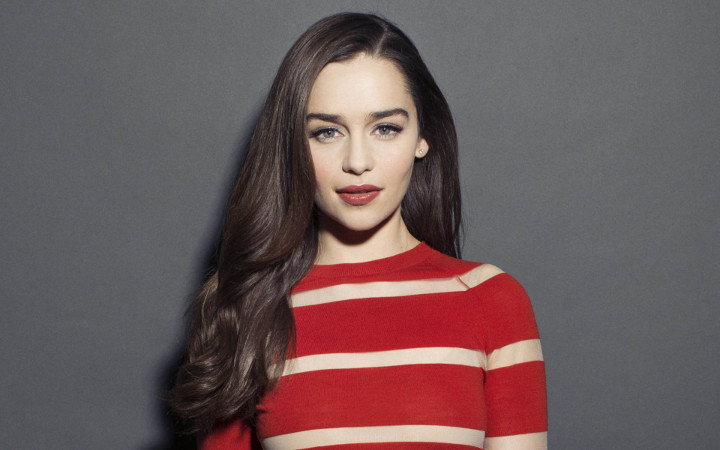
#> input picture emilia.jpg, 720 x 450 px
$ python double_thresholding.py emilia.jpg   (Python 2 division)
#> lines starting #> are read from the running program, lines starting #| are printed output that depends on the picture
#> further down, im is the input picture: shape (450, 720, 3); mean R, G, B 108.6, 89.7, 90.9
### gaussian_filter.py
from __future__ import division
from numpy import array, zeros, abs
from numpy.fft import fft2, ifft2
from PIL import Image
from matplotlib.pyplot import imshow, show, subplot, figure, gray, title, axis

def gaussian(im):
    b = array([[2, 4,  5,  2,  2],
               [4, 9,  12, 9,  4],
               [5, 12, 15, 12, 5],
               [4, 9,  12, 9,  4],
               [2, 4,  5,  4,  2]]) / 156;
    kernel = zeros(im.shape)
    kernel[:b.shape[0], :b.shape[1]] = b

    fim = fft2(im)
    fkernel = fft2(kernel)
    fil_im = ifft2(fim * fkernel)

    return abs(fil_im).astype(int)
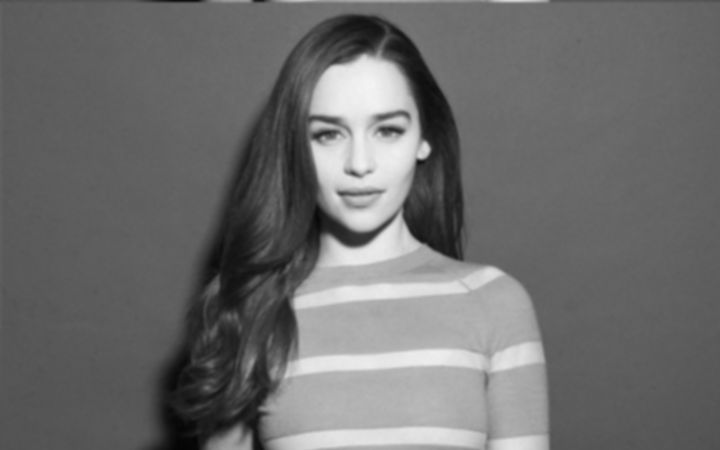
#> returned value: shape (450, 720) int64; min 5, max 244, mean 108.8

# [20 lines that do not run on import are left out]

### gradient.py
from __future__ import division
from gaussian_filter import gaussian
from numpy import array, zeros, abs, sqrt, arctan2, arctan, pi, real
from numpy.fft import fft2, ifft2
from PIL import Image
from matplotlib.pyplot import imshow, show, subplot, figure, gray, title, axis

def gradient(im):
    # Sobel operator
    op1 = array([[-1, 0, 1],
                 [-2, 0, 2],
                 [-1, 0, 1]])
    op2 = array([[-1, -2, -1],
                 [ 0,  0,  0],
                 [ 1,  2,  1]])
    kernel1 = zeros(im.shape)
    kernel1[:op1.shape[0], :op1.shape[1]] = op1
    kernel1 = fft2(kernel1)

    kernel2 = zeros(im.shape)
    kernel2[:op2.shape[0], :op2.shape[1]] = op2
    kernel2 = fft2(kernel2)

    fim = fft2(im)
    Gx = real(ifft2(kernel1 * fim)).astype(float)
    Gy = real(ifft2(kernel2 * fim)).astype(float)
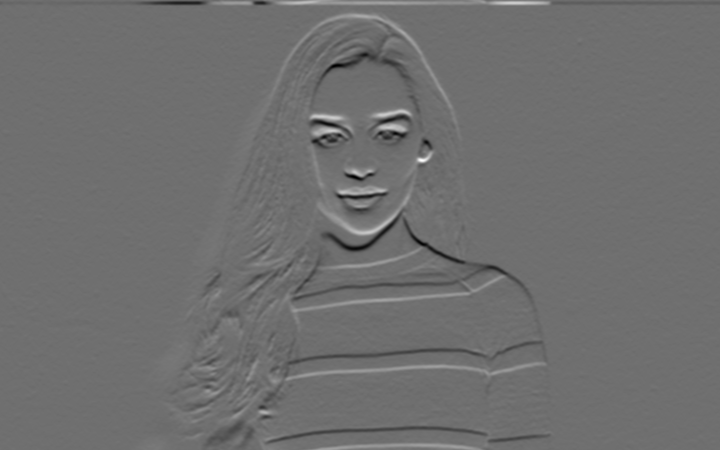
#> Gy: shape (450, 720) float64; min -312, max 402, mean 0; drawn with min black and max white

    G = sqrt(Gx**2 + Gy**2)
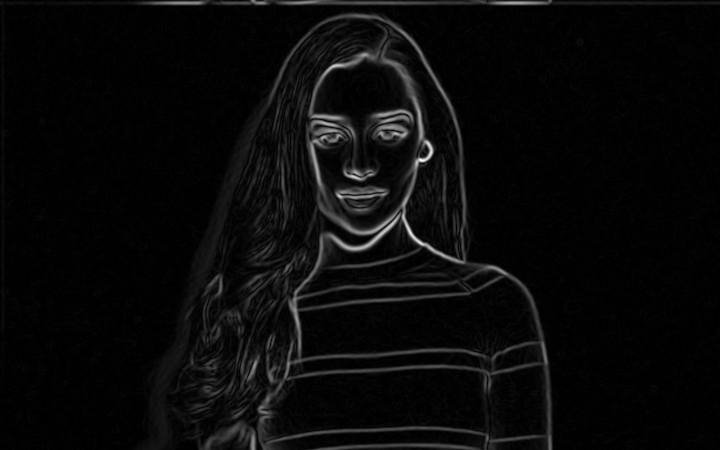
#> G: shape (450, 720) float64; min 0, max 405.6, mean 15.9; drawn with min black and max white
    Theta = arctan2(Gy, Gx) * 180 / pi
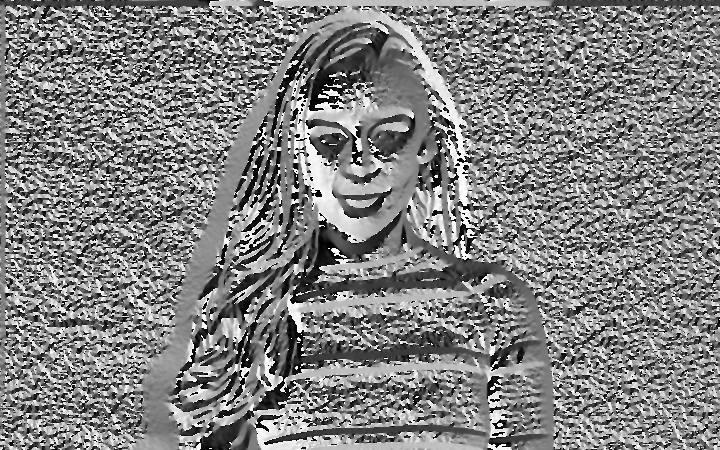
#> Theta: shape (450, 720) float64; min -180, max 180, mean 3.3; drawn with min black and max white
    return G, Theta

# [28 lines that do not run on import are left out]

### nonmax_suppression.py
from __future__ import division
from gaussian_filter import gaussian
from gradient import gradient
from numpy import array, zeros
from PIL import Image
from matplotlib.pyplot import imshow, show, subplot, figure, gray, title, axis

def maximum(det, phase):
  gmax = zeros(det.shape)
  for i in xrange(gmax.shape[0]):
    for j in xrange(gmax.shape[1]):
      if phase[i][j] < 0:
        phase[i][j] += 360

      if ((j+1) < gmax.shape[1]) and ((j-1) >= 0) and ((i+1) < gmax.shape[0]) and ((i-1) >= 0):
        # 0 degrees
        if (phase[i][j] >= 337.5 or phase[i][j] < 22.5) or (phase[i][j] >= 157.5 and phase[i][j] < 202.5):
          if det[i][j] >= det[i][j + 1] and det[i][j] >= det[i][j - 1]:
            gmax[i][j] = det[i][j]
        # 45 degrees
        if (phase[i][j] >= 22.5 and phase[i][j] < 67.5) or (phase[i][j] >= 202.5 and phase[i][j] < 247.5):
          if det[i][j] >= det[i - 1][j + 1] and det[i][j] >= det[i + 1][j - 1]:
            gmax[i][j] = det[i][j]
        # 90 degrees
        if (phase[i][j] >= 67.5 and phase[i][j] < 112.5) or (phase[i][j] >= 247.5 and phase[i][j] < 292.5):
          if det[i][j] >= det[i - 1][j] and det[i][j] >= det[i + 1][j]:
            gmax[i][j] = det[i][j]
        # 135 degrees
        if (phase[i][j] >= 112.5 and phase[i][j] < 157.5) or (phase[i][j] >= 292.5 and phase[i][j] < 337.5):
          if det[i][j] >= det[i - 1][j - 1] and det[i][j] >= det[i + 1][j + 1]:
            gmax[i][j] = det[i][j]
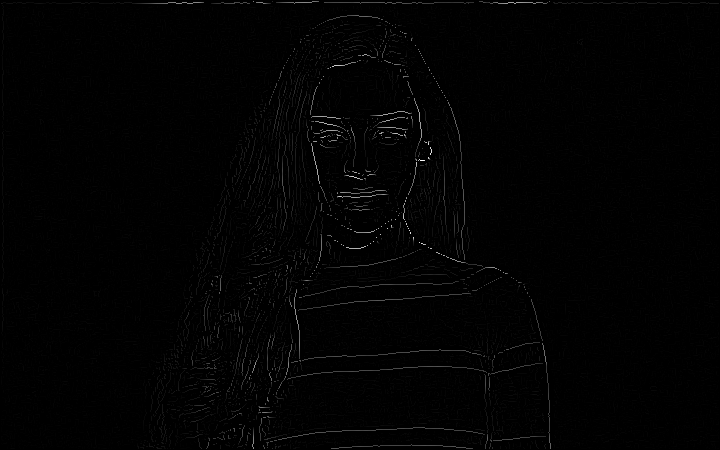
#> gmax: shape (450, 720) float64; min 0, max 405.6, mean 3.8; drawn with min black and max white
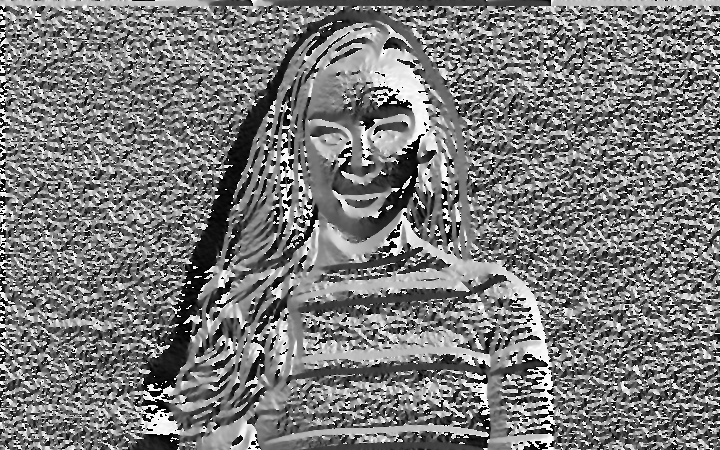
#> phase: shape (450, 720) float64; min 0, max 360, mean 173.6; drawn with min black and max white
  return gmax

# [34 lines that do not run on import are left out]

### double_thresholding.py
from __future__ import division
from gaussian_filter import gaussian
from gradient import gradient
from nonmax_suppression import maximum
from numpy import array, zeros, max
from PIL import Image
from matplotlib.pyplot import imshow, show, subplot, figure, gray, title, axis

def thresholding(im):
    thres  = zeros(im.shape)
    strong = 1.0
    weak   = 0.5
    mmax = max(im)
#> mmax = 405.6
    lo, hi = 0.1 * mmax, 0.8 * mmax
#> lo = 40.56; hi = 324.5
    strongs = []
    for i in xrange(im.shape[0]):
        for j in xrange(im.shape[1]):
            px = im[i][j]
            if px >= hi:
                thres[i][j] = strong
                strongs.append((i, j))
            elif px >= lo:
                thres[i][j] = weak
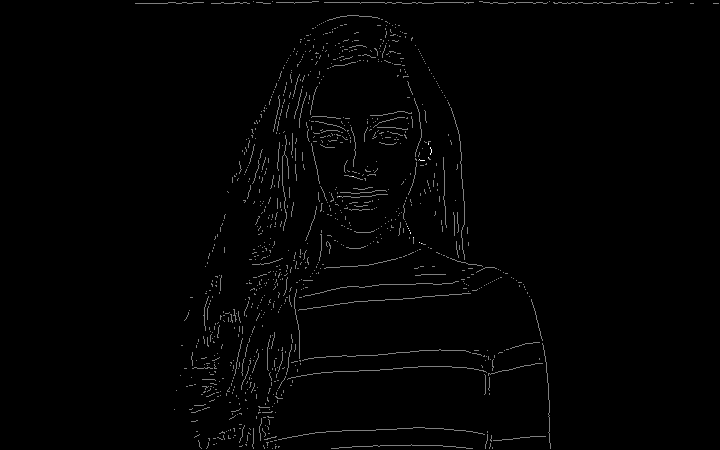
#> thres: shape (450, 720) float64; min 0, max 1, mean 0.0108
#> after the loop, strongs = 28 pairs, first value 143 to 243, second value 339 to 431
    return thres, strongs

if __name__ == '__main__':
    from sys import argv
    if len(argv) < 2:
        print "Usage: python %s <image>" % argv[0]
        exit()
    im = array(Image.open(argv[1]))
    im = im[:, :, 0]
    gim = gaussian(im)
    grim, gphase = gradient(gim)
    gmax = maximum(grim, gphase)
    thres = thresholding(gmax)
    gray()

    subplot(1, 2, 1)
    imshow(im)
    axis('off')
    title('Original')

    subplot(1, 2, 2)
    imshow(thres[0])
    axis('off')
    title('Double thresholding')

    show()
